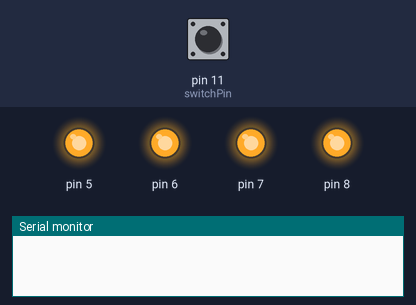
Recording of a sketch running on a simulated Arduino Uno, built with avr-gcc and run on an emulated ATmega328P. Parts: output pins drawn as LEDs (lit = HIGH), the last lines printed to the serial monitor. The inputs (shaded band) are chosen by the test bench; at power-on: pin 11 (switchPin) HIGH.

Above: at 1.2 s.
1.3 s: pin 11 (switchPin) pulled LOW for 0.15 s
At 2.6 s:
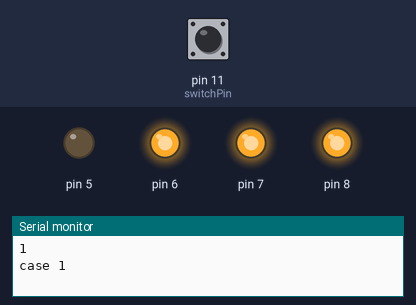
2.9 s: pin 11 (switchPin) pulled LOW for 1 s
At 5.1 s:
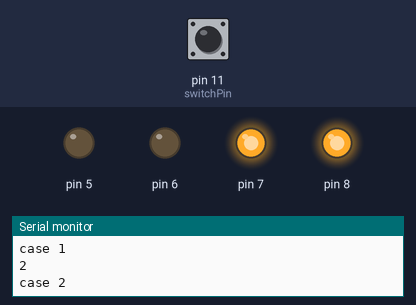
5.4 s: pin 11 (switchPin) pulled LOW for 0.15 s
At 5.8 s:
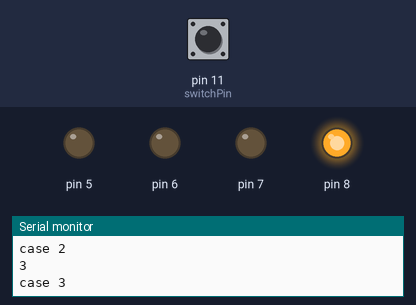
7.0 s: pin 11 (switchPin) pulled LOW for 3.2 s
At 11.2 s:
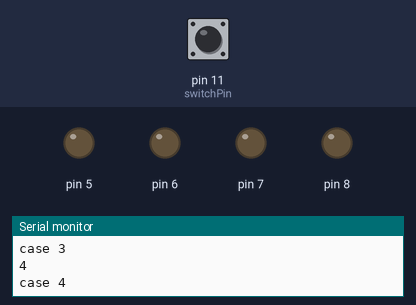
Timing chart, 0 to 12.7 s (numbered marks = the images above; inputs shaded):
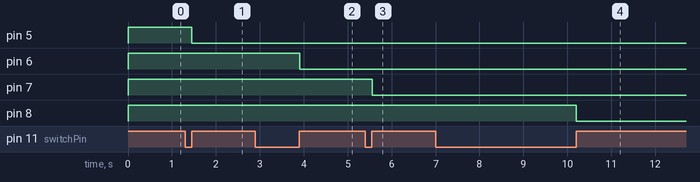

Measured:
- after the input at 1.3 s, pin 5: HIGH → LOW after 0.16 s
- after the input at 2.9 s, pin 6: HIGH → LOW after 1.0 s
- after the input at 5.4 s, pin 7: HIGH → LOW after 0.16 s
- after the input at 7.0 s, pin 8: HIGH → LOW after 3.2 s

The sketch:

car_led.ino
```cpp
int switchPin=11;
boolean lastbutton= HIGH;
boolean currentbutton=HIGH;
int count=0;

void setup() {
  // put your setup code here, to run once:
pinMode(5,OUTPUT);
pinMode(6,OUTPUT);
pinMode(7,OUTPUT);
pinMode(8,OUTPUT);
pinMode(11,INPUT);
Serial.begin(9600);

       digitalWrite(5,HIGH);
      digitalWrite(6,HIGH);
      digitalWrite(7,HIGH);
      digitalWrite(8,HIGH);


}
boolean debounce(boolean last)
{
  boolean current = digitalRead(switchPin);

  if(last != current)
  {
    delay(5);
    current = digitalRead(switchPin);
  }

  return current;
}

void loop() {
  // put your main code here, to run repeatedly:

   currentbutton = debounce(lastbutton);
   if(lastbutton == LOW && currentbutton ==HIGH)
  {
    if(count>4)
    {
      count=0;
    }
    count=count+1;
    Serial.println(count);


    switch(count){


      case 1:
      digitalWrite(5,LOW);
      digitalWrite(6,HIGH);
      digitalWrite(7,HIGH);
      digitalWrite(8,HIGH);
      Serial.println("case 1");
      break;
      case 2:
      digitalWrite(5,LOW);
      digitalWrite(6,LOW);
      digitalWrite(7,HIGH);
      digitalWrite(8,HIGH);
      Serial.println("case 2");
      break;
      case 3:
      digitalWrite(5,LOW);
      digitalWrite(6,LOW);
      digitalWrite(7,LOW);
      digitalWrite(8,HIGH);
      Serial.println("case 3");
      break;
      case 4:
      digitalWrite(5,LOW);
      digitalWrite(6,LOW);
      digitalWrite(7,LOW);
      digitalWrite(8,LOW);
      Serial.println("case 4");
      break;
default:
 digitalWrite(5,HIGH);
      digitalWrite(6,HIGH);
      digitalWrite(7,HIGH);
      digitalWrite(8,HIGH);
    }
  }
  lastbutton =  currentbutton;

}
```
